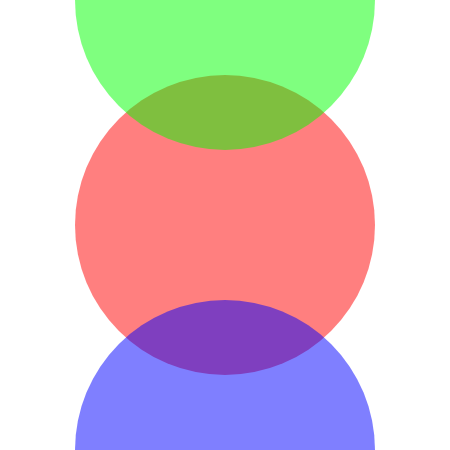
Frame 1 (no input)
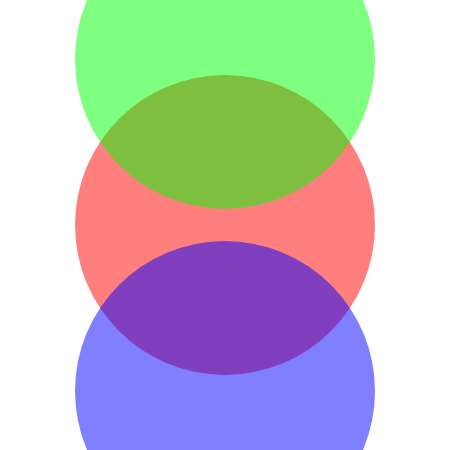
Frame 60 (no input)
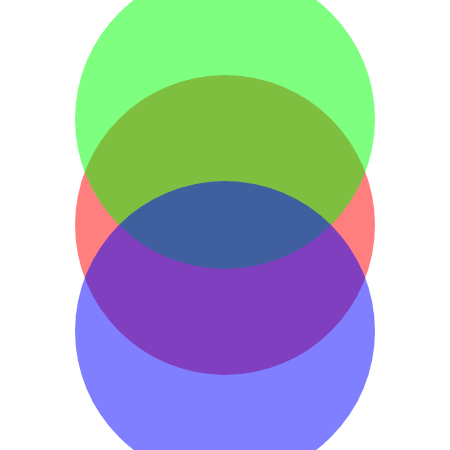
Frame 120 (the mouse pressed at the canvas centre since frame 60)

The p5.js sketch that drew these frames (run headless with seeded random() and noise() and a simulated clock; from frame 60 on, the mouse is pressed at the canvas centre):

// p5.js sketch
// ── sketch.js
const diameter = 300;
let blueCircleY;
let greenCircleY = 0;

function setup() {
    createCanvas(450, 450);
    blueCircleY = height;

    colorMode(RGB, 255, 255, 255, 1);
    noStroke();
}

function draw() {
    background(255, 255, 255, 1);

    fill(255, 0, 0, 0.5);
    ellipse(width / 2, height / 2, diameter);

    fill(0, 255, 0, 0.5);
    ellipse(width / 2, greenCircleY, diameter);

    fill(0, 0, 255, 0.5);
    ellipse(width / 2, blueCircleY, diameter);

    greenCircleY++;
    blueCircleY--;
}
